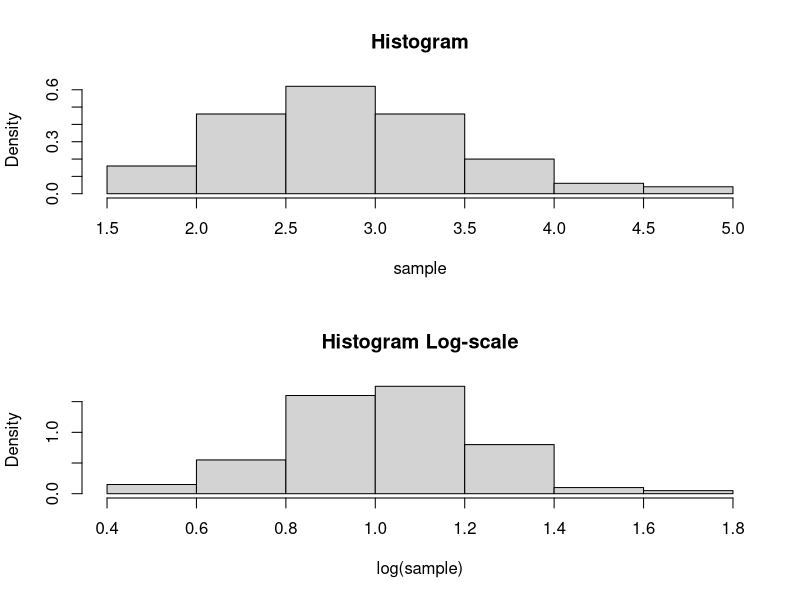

This chart was generated by the following R code:
## ---- chunk 1
knitr::opts_chunk$set(echo = TRUE)
## ---- chunk 2
# sampling-parameters
set.seed(1)
mu <- 1
sigma <- 0.25
n<-100
sample <- rlnorm(n, meanlog = mu, sdlog = sigma)
## ---- chunk 3
# plotting
par(mfrow = c(2,1))
hist(sample, freq=F, main = "Histogram")
hist(log(sample), freq=F,, main = "Histogram Log-scale")
## ---- chunk 4
sample_mean <- mean(sample)
sample_var <- var(sample)

log_sample_mean <- mean(log(sample))
log_sample_var <- var(log(sample))
